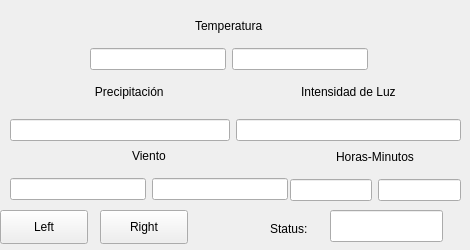
<?xml version="1.0" encoding="UTF-8"?>
<ui version="4.0">
 <class>luz</class>
 <widget class="QWidget" name="luz">
  <property name="windowModality">
   <enum>Qt::ApplicationModal</enum>
  </property>
  <property name="geometry">
   <rect>
    <x>0</x>
    <y>0</y>
    <width>470</width>
    <height>250</height>
   </rect>
  </property>
  <property name="minimumSize">
   <size>
    <width>470</width>
    <height>250</height>
   </size>
  </property>
  <property name="maximumSize">
   <size>
    <width>470</width>
    <height>250</height>
   </size>
  </property>
  <property name="windowTitle">
   <string>Form</string>
  </property>
  <widget class="QLabel" name="label_6">
   <property name="geometry">
    <rect>
     <x>270</x>
     <y>220</y>
     <width>58</width>
     <height>18</height>
    </rect>
   </property>
   <property name="text">
    <string>Status:</string>
   </property>
  </widget>
  <widget class="QWidget" name="layoutWidget_4">
   <property name="geometry">
    <rect>
     <x>10</x>
     <y>70</y>
     <width>451</width>
     <height>71</height>
    </rect>
   </property>
   <layout class="QGridLayout" name="gridLayout_3">
    <item row="0" column="4">
     <widget class="QLabel" name="label_3">
      <property name="text">
       <string>Intensidad de Luz</string>
      </property>
     </widget>
    </item>
    <item row="0" column="1">
     <widget class="QLabel" name="label_2">
      <property name="text">
       <string>      Precipitación</string>
      </property>
     </widget>
    </item>
    <item row="0" column="5">
     <spacer name="horizontalSpacer_2">
      <property name="orientation">
       <enum>Qt::Horizontal</enum>
      </property>
      <property name="sizeHint" stdset="0">
       <size>
        <width>40</width>
        <height>20</height>
       </size>
      </property>
     </spacer>
    </item>
    <item row="0" column="3">
     <spacer name="horizontalSpacer">
      <property name="orientation">
       <enum>Qt::Horizontal</enum>
      </property>
      <property name="sizeHint" stdset="0">
       <size>
        <width>40</width>
        <height>20</height>
       </size>
      </property>
     </spacer>
    </item>
    <item row="0" column="2">
     <spacer name="horizontalSpacer_6">
      <property name="orientation">
       <enum>Qt::Horizontal</enum>
      </property>
      <property name="sizeHint" stdset="0">
       <size>
        <width>40</width>
        <height>20</height>
       </size>
      </property>
     </spacer>
    </item>
    <item row="1" column="3" colspan="3">
     <layout class="QHBoxLayout" name="horizontalLayout_3">
      <item>
       <widget class="QLineEdit" name="txt_in_luz"/>
      </item>
     </layout>
    </item>
    <item row="0" column="0">
     <spacer name="horizontalSpacer_5">
      <property name="orientation">
       <enum>Qt::Horizontal</enum>
      </property>
      <property name="sizeHint" stdset="0">
       <size>
        <width>40</width>
        <height>20</height>
       </size>
      </property>
     </spacer>
    </item>
    <item row="1" column="0" colspan="3">
     <widget class="QLineEdit" name="txt_Preci"/>
    </item>
   </layout>
  </widget>
  <widget class="QLineEdit" name="line_status">
   <property name="geometry">
    <rect>
     <x>330</x>
     <y>210</y>
     <width>113</width>
     <height>32</height>
    </rect>
   </property>
  </widget>
  <widget class="QWidget" name="layoutWidget_2">
   <property name="geometry">
    <rect>
     <x>10</x>
     <y>140</y>
     <width>278</width>
     <height>60</height>
    </rect>
   </property>
   <layout class="QGridLayout" name="gridLayout_4">
    <item row="0" column="0">
     <spacer name="horizontalSpacer_7">
      <property name="orientation">
       <enum>Qt::Horizontal</enum>
      </property>
      <property name="sizeHint" stdset="0">
       <size>
        <width>40</width>
        <height>20</height>
       </size>
      </property>
     </spacer>
    </item>
    <item row="0" column="1" colspan="2">
     <widget class="QLabel" name="label_4">
      <property name="text">
       <string>Viento</string>
      </property>
     </widget>
    </item>
    <item row="0" column="3">
     <spacer name="horizontalSpacer_8">
      <property name="orientation">
       <enum>Qt::Horizontal</enum>
      </property>
      <property name="sizeHint" stdset="0">
       <size>
        <width>40</width>
        <height>20</height>
       </size>
      </property>
     </spacer>
    </item>
    <item row="1" column="0" colspan="2">
     <widget class="QLineEdit" name="txt_Vel"/>
    </item>
    <item row="1" column="2" colspan="2">
     <widget class="QLineEdit" name="txt_Dir"/>
    </item>
   </layout>
  </widget>
  <widget class="QWidget" name="layoutWidget">
   <property name="geometry">
    <rect>
     <x>90</x>
     <y>10</y>
     <width>278</width>
     <height>60</height>
    </rect>
   </property>
   <layout class="QGridLayout" name="gridLayout_2">
    <item row="0" column="0">
     <spacer name="horizontalSpacer_3">
      <property name="orientation">
       <enum>Qt::Horizontal</enum>
      </property>
      <property name="sizeHint" stdset="0">
       <size>
        <width>40</width>
        <height>20</height>
       </size>
      </property>
     </spacer>
    </item>
    <item row="0" column="1" colspan="2">
     <widget class="QLabel" name="label">
      <property name="text">
       <string>Temperatura</string>
      </property>
     </widget>
    </item>
    <item row="0" column="3">
     <spacer name="horizontalSpacer_4">
      <property name="orientation">
       <enum>Qt::Horizontal</enum>
      </property>
      <property name="sizeHint" stdset="0">
       <size>
        <width>40</width>
        <height>20</height>
       </size>
      </property>
     </spacer>
    </item>
    <item row="1" column="0" colspan="2">
     <widget class="QLineEdit" name="txt_Temp"/>
    </item>
    <item row="1" column="2" colspan="2">
     <widget class="QLineEdit" name="txt_Hum"/>
    </item>
   </layout>
  </widget>
  <widget class="QWidget" name="layoutWidget_3">
   <property name="geometry">
    <rect>
     <x>290</x>
     <y>140</y>
     <width>171</width>
     <height>61</height>
    </rect>
   </property>
   <layout class="QGridLayout" name="gridLayout_6">
    <item row="0" column="0">
     <spacer name="horizontalSpacer_9">
      <property name="orientation">
       <enum>Qt::Horizontal</enum>
      </property>
      <property name="sizeHint" stdset="0">
       <size>
        <width>40</width>
        <height>20</height>
       </size>
      </property>
     </spacer>
    </item>
    <item row="0" column="1">
     <widget class="QLabel" name="label_5">
      <property name="text">
       <string>Horas-Minutos</string>
      </property>
     </widget>
    </item>
    <item row="0" column="2">
     <spacer name="horizontalSpacer_10">
      <property name="orientation">
       <enum>Qt::Horizontal</enum>
      </property>
      <property name="sizeHint" stdset="0">
       <size>
        <width>40</width>
        <height>20</height>
       </size>
      </property>
     </spacer>
    </item>
    <item row="1" column="0" colspan="3">
     <layout class="QGridLayout" name="gridLayout_5">
      <item row="0" column="1">
       <widget class="QLineEdit" name="txt_Min"/>
      </item>
      <item row="0" column="0">
       <widget class="QLineEdit" name="txt_Hr"/>
      </item>
     </layout>
    </item>
   </layout>
  </widget>
  <widget class="QPushButton" name="Left_Button">
   <property name="geometry">
    <rect>
     <x>0</x>
     <y>210</y>
     <width>88</width>
     <height>34</height>
    </rect>
   </property>
   <property name="text">
    <string>Left</string>
   </property>
  </widget>
  <widget class="QPushButton" name="Right_Button">
   <property name="geometry">
    <rect>
     <x>100</x>
     <y>210</y>
     <width>88</width>
     <height>34</height>
    </rect>
   </property>
   <property name="text">
    <string>Right</string>
   </property>
  </widget>
 </widget>
 <resources/>
 <connections/>
</ui>
